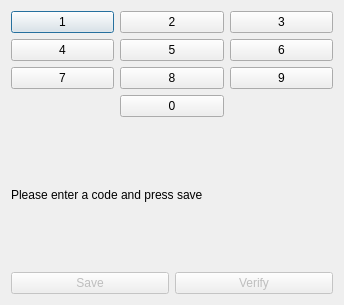
<?xml version="1.0" encoding="UTF-8"?>
<ui version="4.0">
 <class>Dialog</class>
 <widget class="QDialog" name="Dialog">
  <property name="geometry">
   <rect>
    <x>0</x>
    <y>0</y>
    <width>344</width>
    <height>305</height>
   </rect>
  </property>
  <property name="windowTitle">
   <string>Dialog</string>
  </property>
  <layout class="QVBoxLayout" name="verticalLayout">
   <item>
    <layout class="QGridLayout" name="gridLayout">
     <item row="0" column="0">
      <widget class="QPushButton" name="btnOne">
       <property name="text">
        <string>1</string>
       </property>
      </widget>
     </item>
     <item row="0" column="1">
      <widget class="QPushButton" name="btnTwo">
       <property name="text">
        <string>2</string>
       </property>
      </widget>
     </item>
     <item row="0" column="2">
      <widget class="QPushButton" name="btnThree">
       <property name="text">
        <string>3</string>
       </property>
      </widget>
     </item>
     <item row="1" column="0">
      <widget class="QPushButton" name="btnFour">
       <property name="text">
        <string>4</string>
       </property>
      </widget>
     </item>
     <item row="1" column="1">
      <widget class="QPushButton" name="btnFive">
       <property name="text">
        <string>5</string>
       </property>
      </widget>
     </item>
     <item row="1" column="2">
      <widget class="QPushButton" name="btnSix">
       <property name="text">
        <string>6</string>
       </property>
      </widget>
     </item>
     <item row="2" column="0">
      <widget class="QPushButton" name="btnSeven">
       <property name="text">
        <string>7</string>
       </property>
      </widget>
     </item>
     <item row="2" column="1">
      <widget class="QPushButton" name="btnEight">
       <property name="text">
        <string>8</string>
       </property>
      </widget>
     </item>
     <item row="2" column="2">
      <widget class="QPushButton" name="btnNine">
       <property name="text">
        <string>9</string>
       </property>
      </widget>
     </item>
     <item row="3" column="1">
      <widget class="QPushButton" name="btnZero">
       <property name="text">
        <string>0</string>
       </property>
      </widget>
     </item>
    </layout>
   </item>
   <item>
    <widget class="QLabel" name="lblNotify">
     <property name="text">
      <string>Please enter a code and press save</string>
     </property>
    </widget>
   </item>
   <item>
    <layout class="QHBoxLayout" name="horizontalLayout">
     <item>
      <widget class="QPushButton" name="btnSave">
       <property name="enabled">
        <bool>false</bool>
       </property>
       <property name="text">
        <string>Save</string>
       </property>
      </widget>
     </item>
     <item>
      <widget class="QPushButton" name="btnVerify">
       <property name="enabled">
        <bool>false</bool>
       </property>
       <property name="text">
        <string>Verify</string>
       </property>
      </widget>
     </item>
    </layout>
   </item>
  </layout>
 </widget>
 <resources/>
 <connections/>
</ui>
